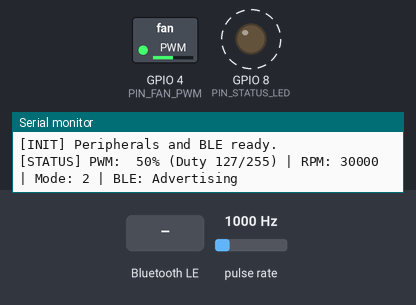
Bench run of a program on a simulated ESP32-C3. Shown: switched loads named in the program (green lamp = pin HIGH), output pins drawn as LEDs (lit = HIGH), the last lines printed to the serial monitor. Wiring (inferred from the names in the program): pulse sensor: data GPIO 3. Dashed ring = blinking. The inputs (shaded band) are chosen by the test bench; at power-on: pulse rate 1000 Hz. EEPROM starts erased; nothing arrives over Bluetooth unless stated; a phone connects over Bluetooth LE 3 s after start.

Above: at 2.2 s.
2.3 s: Bluetooth LE write "1" received
At 3.01 s:
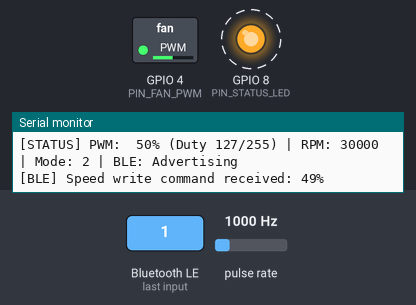
9.8 s: Bluetooth LE write "0" received
At 11.2 s:
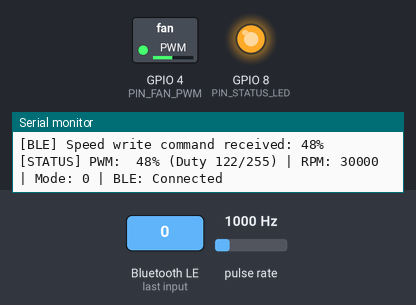
Timing chart, 0 to 12.3 s (numbered marks = the images above; inputs shaded):
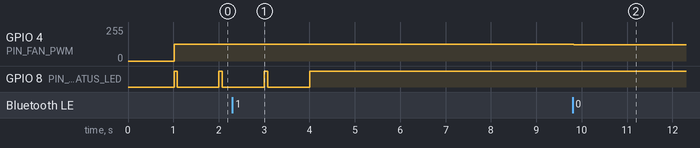

The program:

main.cpp
```cpp
#include "ble_service.h"
#include "fan_config.h"
#include "pwm_controller.h"
#include "tachometer.h"
#include <Arduino.h>
#include <Preferences.h>

// Global instances
static PwmController fanPwm;
static Tachometer fanTach;
static BleFanService bleService;
static Preferences prefs;

// State variables
static uint8_t currentMode = 2; // Default Balanced
static uint8_t currentSpeed = PRESET_BALANCED_PERCENT;
static bool currentPower = true;

// Flash commit debounce variables
static bool pendingFlashWrite = false;
static uint32_t pendingFlashTime = 0;
constexpr uint32_t FLASH_DEBOUNCE_MS = 1500;

static uint32_t lastSerialLogTime = 0;

// Save state to NVS
void commitStateToFlash() {
  prefs.begin("fan_state", false);
  prefs.putUChar("pwr", currentPower ? 1 : 0);
  prefs.putUChar("spd", currentSpeed);
  prefs.putUChar("mod", currentMode);
  prefs.end();
  pendingFlashWrite = false;
  Serial.printf("[NVS] State saved: Pwr=%u, Spd=%u%%, Mod=%u\n", currentPower,
                currentSpeed, currentMode);
}

// Callbacks from BLE
void onBleSpeedReceived(uint8_t speedPercent) {
  currentMode = 0; // Manual
  currentSpeed = speedPercent;
  currentPower = (speedPercent > 0);

  fanPwm.setEnabled(currentPower);
  fanPwm.setSpeedPercent(speedPercent);

  bleService.notifySpeed(fanPwm.getSpeedPercent());
  bleService.notifyMode(currentMode);

  // Debounce flash write to avoid wear during slider dragging
  pendingFlashWrite = true;
  pendingFlashTime = millis();
}

void onBleModeReceived(uint8_t modeIndex) {
  currentMode = modeIndex;
  currentPower = true;
  fanPwm.setEnabled(true);

  switch (modeIndex) {
  case 1: // Silent
    currentSpeed = PRESET_SILENT_PERCENT;
    break;
  case 2: // Balanced
    currentSpeed = PRESET_BALANCED_PERCENT;
    break;
  case 3: // Boost
    currentSpeed = PRESET_BOOST_PERCENT;
    break;
  case 4: // Auto
    currentSpeed = PRESET_BALANCED_PERCENT;
    break;
  default: // Manual
    break;
  }

  fanPwm.setSpeedPercent(currentSpeed);
  bleService.notifySpeed(fanPwm.getSpeedPercent());
  bleService.notifyMode(currentMode);

  // Immediate commit for discrete mode toggles
  commitStateToFlash();
}

void setup() {
  Serial.begin(115200);
  delay(1000); // Allow USB CDC enumeration on ESP32-C3

  Serial.println("==================================================");
  Serial.println("   ESP32-C3 4-Wire PWM Fan Controller (v1.0)     ");
  Serial.println("==================================================");
  Serial.printf("[INIT] Blue Wire (PWM):    GPIO %u (LEDC 25 kHz)\n",
                PIN_FAN_PWM);
  Serial.printf("[INIT] Yellow Wire (Tach): GPIO %u (INPUT_PULLUP)\n",
                PIN_FAN_TACH);

  // Load persisted state from NVS
  prefs.begin("fan_state", true); // Read-only mode
  currentPower = prefs.getUChar("pwr", 1) != 0;
  currentSpeed = prefs.getUChar("spd", PRESET_BALANCED_PERCENT);
  currentMode = prefs.getUChar("mod", 2); // Default Balanced
  prefs.end();

  Serial.printf("[NVS] Restored state: Pwr=%u, Spd=%u%%, Mod=%u\n",
                currentPower, currentSpeed, currentMode);

  // Initialize hardware peripherals
  pinMode(PIN_STATUS_LED, OUTPUT);
  digitalWrite(PIN_STATUS_LED, HIGH); // Immediate power-on visual indicator
  fanPwm.begin();
  fanTach.begin();

  // Apply restored state
  fanPwm.setEnabled(currentPower);
  if (currentPower) {
    fanPwm.setSpeedPercent(currentSpeed);
  } else {
    fanPwm.setSpeedPercent(0);
  }

  // Initialize BLE Stack and GATT Service
  bleService.begin(onBleSpeedReceived, onBleModeReceived);
  bleService.notifySpeed(currentPower ? currentSpeed : 0);
  bleService.notifyMode(currentMode);

  Serial.println("[INIT] Peripherals and BLE ready.");
}

void loop() {
  // Check tachometer pulse accumulation (1000ms window)
  if (fanTach.update()) {
    uint16_t rpm = fanTach.getRpm();
    bleService.notifyRpm(rpm);

    // Periodic telemetry log to USB serial
    uint32_t now = millis();
    if (now - lastSerialLogTime >= 2000) {
      Serial.printf(
          "[STATUS] PWM: %3u%% (Duty %3u/255) | RPM: %4u | Mode: %u | BLE: "
          "%s\n",
          fanPwm.getSpeedPercent(), fanPwm.getRawDuty(), rpm, currentMode,
          bleService.isClientConnected() ? "Connected" : "Advertising");
      lastSerialLogTime = now;
    }
  }

  // Check debounced NVS flash write
  if (pendingFlashWrite && (millis() - pendingFlashTime >= FLASH_DEBOUNCE_MS)) {
    commitStateToFlash();
  }

  // Visual status LED: Solid ON when phone connected, heartbeat blink when advertising
  uint32_t nowMs = millis();
  if (bleService.isClientConnected()) {
    digitalWrite(PIN_STATUS_LED, HIGH);
  } else {
    // 80ms pulse every 1000ms
    bool ledPulse = (nowMs % 1000) < 80;
    digitalWrite(PIN_STATUS_LED, ledPulse ? HIGH : LOW);
  }

  // Yield for FreeRTOS background tasks & BLE stack
  delay(10);
}
```

ble_service.h
```cpp
#pragma once

#include <Arduino.h>
#include <NimBLEDevice.h>
#include "fan_config.h"

// Callback type for speed change commands received from Android client
using SpeedChangeCallback = void (*)(uint8_t speedPercent);
using ModeChangeCallback = void (*)(uint8_t modeIndex);

class BleFanService : public NimBLEServerCallbacks, public NimBLECharacteristicCallbacks {
public:
    BleFanService();

    // Initialize BLE stack, GATT server, service, characteristics, and start advertising
    void begin(SpeedChangeCallback onSpeedChange, ModeChangeCallback onModeChange);

    // Push live telemetry notifications to Android client
    void notifyRpm(uint16_t rpm);
    void notifySpeed(uint8_t speedPercent);
    void notifyMode(uint8_t modeIndex);

    bool isClientConnected() const { return clientConnected_; }

    // NimBLEServerCallbacks
    void onConnect(NimBLEServer* pServer) override;
    void onDisconnect(NimBLEServer* pServer) override;

    // NimBLECharacteristicCallbacks
    void onWrite(NimBLECharacteristic* pCharacteristic) override;

private:
    NimBLEServer* pServer_;
    NimBLEService* pService_;
    NimBLECharacteristic* pCharSpeed_;
    NimBLECharacteristic* pCharRpm_;
    NimBLECharacteristic* pCharMode_;

    bool clientConnected_;
    SpeedChangeCallback onSpeedChangeCb_;
    ModeChangeCallback onModeChangeCb_;
};
```

pwm_controller.h
```cpp
#pragma once

#include <Arduino.h>
#include "fan_config.h"

class PwmController {
public:
    PwmController();

    // Initialize LEDC timer and bind to GPIO 4
    void begin();

    // Set target fan speed (0-100%)
    // If percent > 0 and < FAN_MIN_DUTY_PERCENT, enforces stall-prevention threshold
    void setSpeedPercent(uint8_t percent);

    // Immediate power toggle
    void setEnabled(bool enabled);

    // Getters
    uint8_t getSpeedPercent() const { return currentPercent_; }
    uint32_t getRawDuty() const { return currentDuty_; }
    bool isEnabled() const { return isEnabled_; }

private:
    uint8_t currentPercent_;
    uint32_t currentDuty_;
    bool isEnabled_;

    uint32_t percentToDuty(uint8_t percent);
};
```

tachometer.h
```cpp
#pragma once

#include <Arduino.h>
#include "fan_config.h"

class Tachometer {
public:
    Tachometer();

    // Initialize GPIO 3 with INPUT_PULLUP and attach ISR
    void begin();

    // Call in main loop to calculate rolling RPM window
    // Returns true if a new RPM calculation cycle finished
    bool update();

    // Get latest calculated RPM
    uint16_t getRpm() const { return currentRpm_; }

    // Static ISR called on falling edge
    static void IRAM_ATTR handlePulse();

private:
    uint16_t currentRpm_;
    uint32_t lastCalcTime_;

    static volatile uint32_t pulseCount_;
    static volatile uint32_t lastPulseMicros_;
};
```

ble_service.cpp
```cpp
#include "ble_service.h"

BleFanService::BleFanService()
    : pServer_(nullptr),
      pService_(nullptr),
      pCharSpeed_(nullptr),
      pCharRpm_(nullptr),
      pCharMode_(nullptr),
      clientConnected_(false),
      onSpeedChangeCb_(nullptr),
      onModeChangeCb_(nullptr) {}

void BleFanService::begin(SpeedChangeCallback onSpeedChange, ModeChangeCallback onModeChange) {
    onSpeedChangeCb_ = onSpeedChange;
    onModeChangeCb_ = onModeChange;

    // Initialize NimBLE Device
    NimBLEDevice::init(BLE_DEVICE_NAME);
    NimBLEDevice::setPower(ESP_PWR_LVL_P9); // Maximum TX power for stable connection
    NimBLEDevice::setSecurityAuth(false, false, false); // Just-works pairing

    pServer_ = NimBLEDevice::createServer();
    pServer_->setCallbacks(this);

    // Create GATT Service
    pService_ = pServer_->createService(BLE_SERVICE_UUID);

    // Speed Characteristic (Read, Write, Write No Response, Notify)
    pCharSpeed_ = pService_->createCharacteristic(
        BLE_CHAR_FAN_SPEED_UUID,
        NIMBLE_PROPERTY::READ | NIMBLE_PROPERTY::WRITE | NIMBLE_PROPERTY::WRITE_NR | NIMBLE_PROPERTY::NOTIFY
    );
    uint8_t defaultSpeed = 0;
    pCharSpeed_->setValue(&defaultSpeed, 1);
    pCharSpeed_->setCallbacks(this);

    // RPM Characteristic (Read, Notify)
    pCharRpm_ = pService_->createCharacteristic(
        BLE_CHAR_FAN_RPM_UUID,
        NIMBLE_PROPERTY::READ | NIMBLE_PROPERTY::NOTIFY
    );
    uint16_t defaultRpm = 0;
    pCharRpm_->setValue(reinterpret_cast<uint8_t*>(&defaultRpm), 2);

    // Mode Characteristic (Read, Write, Write No Response, Notify)
    pCharMode_ = pService_->createCharacteristic(
        BLE_CHAR_FAN_MODE_UUID,
        NIMBLE_PROPERTY::READ | NIMBLE_PROPERTY::WRITE | NIMBLE_PROPERTY::WRITE_NR | NIMBLE_PROPERTY::NOTIFY
    );
    uint8_t defaultMode = 0; // Manual
    pCharMode_->setValue(&defaultMode, 1);
    pCharMode_->setCallbacks(this);

    pService_->start();

    // Configure Advertising
    NimBLEAdvertising* pAdvertising = NimBLEDevice::getAdvertising();

    // Explicit primary advertising packet: General Discoverable + Complete Local Name
    // This guarantees "ESP32-C3 Fan" is immediately visible in ALL Bluetooth scanners & Android menus
    NimBLEAdvertisementData advData;
    advData.setFlags(0x06); // General Discoverable (0x02) + BR/EDR Not Supported (0x04)
    advData.setName(BLE_DEVICE_NAME);
    pAdvertising->setAdvertisementData(advData);

    // Scan Response packet: Full 128-bit Fan Service UUID
    NimBLEAdvertisementData scanData;
    scanData.setCompleteServices(NimBLEUUID(BLE_SERVICE_UUID));
    pAdvertising->setScanResponseData(scanData);

    // High-frequency advertising interval (20ms to 40ms) for sub-second discovery
    pAdvertising->setMinInterval(32); // 32 * 0.625ms = 20ms
    pAdvertising->setMaxInterval(64); // 64 * 0.625ms = 40ms
    pAdvertising->setScanResponse(true);
    pAdvertising->start();

    Serial.println("[BLE] Fan GATT Service active: Broadcasting 'ESP32-C3 Fan' at 20-40ms interval.");
}

void BleFanService::onConnect(NimBLEServer* pServer) {
    clientConnected_ = true;
    Serial.println("[BLE] Android client connected.");
}

void BleFanService::onDisconnect(NimBLEServer* pServer) {
    clientConnected_ = false;
    Serial.println("[BLE] Client disconnected. Restarting advertisement...");
    NimBLEDevice::startAdvertising();
}

void BleFanService::onWrite(NimBLECharacteristic* pCharacteristic) {
    std::string uuid = pCharacteristic->getUUID().toString();
    std::string val = pCharacteristic->getValue();

    if (val.empty()) return;

    if (pCharacteristic == pCharSpeed_) {
        uint8_t speed = static_cast<uint8_t>(val[0]);
        Serial.printf("[BLE] Speed write command received: %u%%\n", speed);
        if (onSpeedChangeCb_) {
            onSpeedChangeCb_(speed);
        }
    } else if (pCharacteristic == pCharMode_) {
        uint8_t mode = static_cast<uint8_t>(val[0]);
        Serial.printf("[BLE] Mode write command received: %u\n", mode);
        if (onModeChangeCb_) {
            onModeChangeCb_(mode);
        }
    }
}

void BleFanService::notifyRpm(uint16_t rpm) {
    if (clientConnected_ && pCharRpm_) {
        pCharRpm_->setValue(reinterpret_cast<uint8_t*>(&rpm), sizeof(rpm));
        pCharRpm_->notify();
    }
}

void BleFanService::notifySpeed(uint8_t speedPercent) {
    if (pCharSpeed_) {
        pCharSpeed_->setValue(&speedPercent, 1);
        if (clientConnected_) {
            pCharSpeed_->notify();
        }
    }
}

void BleFanService::notifyMode(uint8_t modeIndex) {
    if (pCharMode_) {
        pCharMode_->setValue(&modeIndex, 1);
        if (clientConnected_) {
            pCharMode_->notify();
        }
    }
}
```

pwm_controller.cpp
```cpp
#include "pwm_controller.h"
#include <esp_arduino_version.h>

PwmController::PwmController()
    : currentPercent_(0),
      currentDuty_(0),
      isEnabled_(true) {}

void PwmController::begin() {
    pinMode(PIN_FAN_PWM, OUTPUT);

#if defined(ESP_ARDUINO_VERSION_MAJOR) && (ESP_ARDUINO_VERSION_MAJOR >= 3)
    // ESP32 Arduino Core 3.x syntax
    ledcAttach(PIN_FAN_PWM, FAN_PWM_FREQ, FAN_PWM_RESOLUTION);
    ledcWrite(PIN_FAN_PWM, 0);
#else
    // ESP32 Arduino Core 2.x syntax
    ledcSetup(FAN_PWM_CHANNEL, FAN_PWM_FREQ, FAN_PWM_RESOLUTION);
    ledcAttachPin(PIN_FAN_PWM, FAN_PWM_CHANNEL);
    ledcWrite(FAN_PWM_CHANNEL, 0);
#endif

    currentPercent_ = 0;
    currentDuty_ = 0;
}

uint32_t PwmController::percentToDuty(uint8_t percent) {
    if (percent == 0) return 0;

    // Fail-safe: clamp to minimum duty cycle to avoid motor stall
    if (percent < FAN_MIN_DUTY_PERCENT) {
        percent = FAN_MIN_DUTY_PERCENT;
    }
    if (percent > FAN_MAX_DUTY_PERCENT) {
        percent = FAN_MAX_DUTY_PERCENT;
    }

    // 8-bit scale: 0 to 255
    return (static_cast<uint32_t>(percent) * 255) / 100;
}

void PwmController::setSpeedPercent(uint8_t percent) {
    if (!isEnabled_) {
        currentPercent_ = percent;
        return;
    }

    if (percent == 0) {
        currentPercent_ = 0;
        currentDuty_ = 0;
    } else {
        if (percent < FAN_MIN_DUTY_PERCENT) {
            percent = FAN_MIN_DUTY_PERCENT;
        } else if (percent > FAN_MAX_DUTY_PERCENT) {
            percent = FAN_MAX_DUTY_PERCENT;
        }
        currentPercent_ = percent;
        currentDuty_ = percentToDuty(percent);
    }

#if defined(ESP_ARDUINO_VERSION_MAJOR) && (ESP_ARDUINO_VERSION_MAJOR >= 3)
    ledcWrite(PIN_FAN_PWM, currentDuty_);
#else
    ledcWrite(FAN_PWM_CHANNEL, currentDuty_);
#endif
}

void PwmController::setEnabled(bool enabled) {
    isEnabled_ = enabled;
    if (!isEnabled_) {
#if defined(ESP_ARDUINO_VERSION_MAJOR) && (ESP_ARDUINO_VERSION_MAJOR >= 3)
        ledcWrite(PIN_FAN_PWM, 0);
#else
        ledcWrite(FAN_PWM_CHANNEL, 0);
#endif
    } else {
        setSpeedPercent(currentPercent_);
    }
}
```

tachometer.cpp
```cpp
#include "tachometer.h"

volatile uint32_t Tachometer::pulseCount_ = 0;
volatile uint32_t Tachometer::lastPulseMicros_ = 0;

Tachometer::Tachometer()
    : currentRpm_(0),
      lastCalcTime_(0) {}

void IRAM_ATTR Tachometer::handlePulse() {
    uint32_t nowUs = micros();
    // Hardware debouncing: Reject edges faster than TACH_DEBOUNCE_US (e.g. 500us ~ max 60,000 RPM)
    if (nowUs - lastPulseMicros_ >= TACH_DEBOUNCE_US) {
        pulseCount_++;
        lastPulseMicros_ = nowUs;
    }
}

void Tachometer::begin() {
    // Open-collector output requires internal pull-up enabled
    pinMode(PIN_FAN_TACH, INPUT_PULLUP);
    attachInterrupt(digitalPinToInterrupt(PIN_FAN_TACH), handlePulse, FALLING);
    lastCalcTime_ = millis();
    currentRpm_ = 0;
}

bool Tachometer::update() {
    uint32_t nowMs = millis();
    uint32_t elapsedMs = nowMs - lastCalcTime_;

    if (elapsedMs >= TACH_CALC_INTERVAL_MS) {
        // Atomic read and reset of pulse count
        noInterrupts();
        uint32_t pulses = pulseCount_;
        pulseCount_ = 0;
        interrupts();

        if (pulses > 0) {
            // Formula: RPM = (Pulses / 2) * (60,000 / dt_ms)
            uint32_t rpm = (pulses * 60000UL) / (TACH_PULSES_PER_REV * elapsedMs);
            currentRpm_ = static_cast<uint16_t>(rpm);
        } else {
            currentRpm_ = 0;
        }

        lastCalcTime_ = nowMs;
        return true;
    }

    // Safety timeout: If fan completely stops, decay to 0 RPM
    if (nowMs - lastPulseMicros_ / 1000UL > TACH_TIMEOUT_MS && currentRpm_ > 0) {
        currentRpm_ = 0;
    }

    return false;
}
```

Source omitted: fan_config.h (2553 bytes)

Measured:
- after the input at 2.3 s, GPIO 4 (PIN_FAN_PWM): 127/255 → 124/255 at once
- after the input at 9.8 s, GPIO 4 (PIN_FAN_PWM): 124/255 → 122/255 at once
